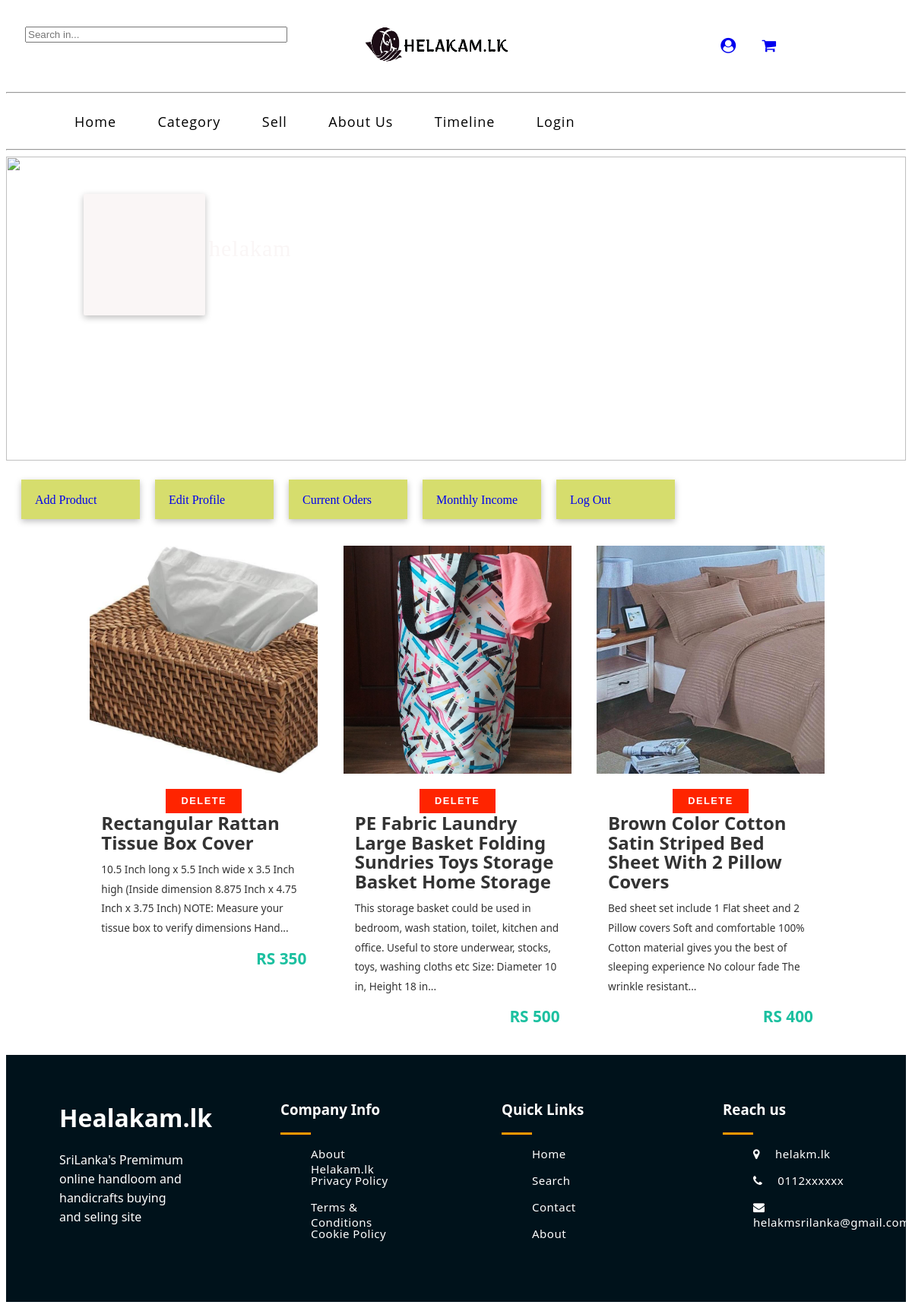
The page /Praveen/sellerprofile.php (signed in) on the database its author committed.
### tables this page shows
CREATE TABLE `product` (
  `p_id` int(10) NOT NULL,
  `p_name` varchar(100) NOT NULL,
  `p_cat` varchar(20) NOT NULL,
  `p_color` varchar(30) NOT NULL,
  `p_quantity` int(10) NOT NULL,
  `p_price` float NOT NULL,
  `p_weight` varchar(30) NOT NULL,
  `p_des` text NOT NULL,
  `p_path1` varchar(200) NOT NULL,
  `s_id` int(10) NOT NULL
);

### Praveen/Login/sellers/php/component.php (the view, shortened to what this page needs)
<?php
function button3($pname,$pprice,$pimg,$pdec,$productid) {
           $elemet="
<form action=\"index.php\" method=\"post\">
                <a href='view.php?id=$productid' name=\"view\"><figure class=\"snip1268\">
  <div class=\"image\">
    <img src=\"../../../$pimg\" alt=\"Image1\" class=\"img-fluid card-img-top\">
  </div>
  <figcaption>
  <button type=\"submitDelete\" class=\"deleteBtn\" >Delete </button>
     <h2 class=\"card-title\">$pname</h2>
    <p>$pdec</p>
    <div class=\"price\">RS $pprice</div>
 <input type='hidden' name='product_id' value='$productid'>
  </figcaption>
</figure></a>
  </form>
           ";
            echo $elemet;
        }
?>

### Praveen/sellerprofile.php (shortened to what this page needs)
<?php session_start();
require_once ('Login/sellers/php/component.php');
 ?>
<!DOCTYPE html>
<html>
<head>
    <link rel="stylesheet" href="https://cdnjs.cloudflare.com/ajax/libs/font-awesome/4.7.0/css/font-awesome.min.css">
    <link type="text/css" rel="stylesheet" href="Login/seller/profileS1.css" />
     <link rel="stylesheet" href="Login/seller/product.css">
     <link type="text/css" rel="stylesheet" href="css\header.css">
     <link type="text/css" rel="stylesheet" href="css\footer.css">
</head>
<body>
    <?php include('php/header1.php');?>
    <div class="heads">
        <div class="coverpadx">
        <img src="https://image.shutterstock.com/image-photo/typical-souvenirs-handicrafts-bali-famous-260nw-1513777076.jpg" width="1300px" height="400px" />
    </div>
    <div class="profilepic"></div>
    <div class="username"><?php echo $_SESSION["shopname"] ?><br><br> </div>
    <div class="profilepicx">
    </div>
    <div class="boxbtn">
        <div class="box11"><a href="indexaddproduct.php">Add Product</a></div>
    <div class="box11"><a href="Login/seller/sellerE.php">Edit Profile</div>
         <div class="box11"><a href="Login/seller/orders.php">Current Oders</div>
       <div class="box11"><a href="Login/seller/income.php">Monthly Income</div>
    <div class="box11"><a href="Login/seller/logouts.php">Log Out</div>
    </div>
    </div>
    <div class="container">
    <div class="product">
            <?php
            require_once("Login/sellers/ImConnect.php");
            $iddd =$_SESSION["id"];
            $profile = "SELECT p_name,p_price,p_path1,p_des,p_id FROM product WHERE s_id={$iddd}";
                $result1 = mysqli_query($connection,$profile);
                while ($row1 = $result1->fetch_assoc()){
                    button3($row1['p_name'], $row1['p_price'], $row1['p_path1'],$row1['p_des'], $row1['p_id']);
                }
            ?>
    </div>
</div>
<?php include('php/footer.php');?>
</body>
</html>

### Praveen/Login/seller/profileS1.css (style rules this page uses)
body { font-family: "Segoe UI Light","Segoe UI","Segoe",Tahoma,Helvetica,Arial,sans-serif; }
.coverpadx { left: auto; top: auto; height: auto; width: 100%; }
.coverpadx img { width: 100%; object-fit: cover; }
.profilepic { width: 150px; height: 150px; padding: 5px; top: 255px; left: 110px; background: rgb(250, 246, 246); position: absolute; border-radius: 2px/2px; }
.profilepicx { width: 150px; height: 150px; padding: 5px; top: 255px; left: 110px; position: absolute; border-radius: 2px/2px; box-shadow: 0 3px 8px rgba(0, 0, 0, .25); }
.username { left: 275px; font-size: 30px; letter-spacing: 1px; font-weight: 500; font-family: Georgia, 'Times New Roman', Times, serif; color: rgb(250, 246, 246); top: 310px; height: 50px; position: absolute; }
.boxbtn { display: flex; flex-direction: row; margin-top: 20px; width: 100%; }
.box11 { padding: 18px; background: #D6DD6D; width: 120px; margin-left: 20px; box-shadow: 0 3px 8px rgba(0, 0, 0, .25); height: 16px; font-size: 16px; font-family: verdana; cursor: pointer; }

### Praveen/Login/seller/product.css (style rules this page uses)
a { text-decoration: none; }
body { font-family: "Segoe UI Light","Segoe UI","Segoe",Tahoma,Helvetica,Arial,sans-serif; }
.product { display: flex; flex-wrap: wrap; justify-content: space-between; width: 1000px; margin: auto; }
.snip1268 { flex-basis: 25s%; position : relative; overflow: hidden; margin: 10px; min-width: 220px; max-width: 310px; width: 100%; color: #333333; text-align: center; background-color: #ffffff; line-height: 1.6em; }
.snip1268 * { box-sizing: border-box; transition: all 0.6s ease; }
.snip1268 .image { position: relative; }
.snip1268 img { width: 300px; height:300px; object-fit: cover; max-width: 100%; vertical-align: top; transition: opacity 0.35s; }
.deleteBtn { font-size: 0.8em; width: 100px; color: #fff; border: none; line-height: 30px; letter-spacing: 1.5px; background-color: #ff2400; font-weight: 700; text-decoration: none; text-transform: uppercase; }
.snip1268 figcaption { padding: 20px 20px 2px; }
.snip1268 h2, .snip1268 p { margin: 0; text-align: left; }
.snip1268 h2 { margin-bottom: 10px; font-weight: 700; }
.snip1268 p { margin-bottom: 15px; font-size: 0.85em; font-weight: 500; }
.snip1268 .price { font-size: 1.3em; color: #1cc0a0; font-weight: 700; text-align: right; }

### Praveen/css/header.css (style rules this page uses)
.container { display: flex; flex-wrap: wrap; justify-content: space-between; padding: 25px; }

### rows shown on the page
product: p_path1 (picture), p_name "Rectangular Rattan Tissue Box Cover", p_des "10.5 Inch long x 5.5 Inch wide x 3.5 Inch high (Inside dimension 8.875 Inch x 4.75 Inch x 3.75 Inch) NOTE: Measure your tissue box to verify dimensions Hand...", p_price "350"
product: p_path1 (picture), p_name "PE Fabric Laundry Large Basket Folding Sundries Toys Storage Basket Home Storage", p_des "This storage basket could be used in bedroom, wash station, toilet, kitchen and office. Useful to store underwear, stocks, toys, washing cloths etc Size: Diameter 10 in, Height 18 in...", p_price "500"
product: p_path1 (picture), p_name "Brown Color Cotton Satin Striped Bed Sheet With 2 Pillow Covers", p_des "Bed sheet set include 1 Flat sheet and 2 Pillow covers Soft and comfortable 100% Cotton material gives you the best of sleeping experience No colour fade The wrinkle resistant...", p_price "400"
